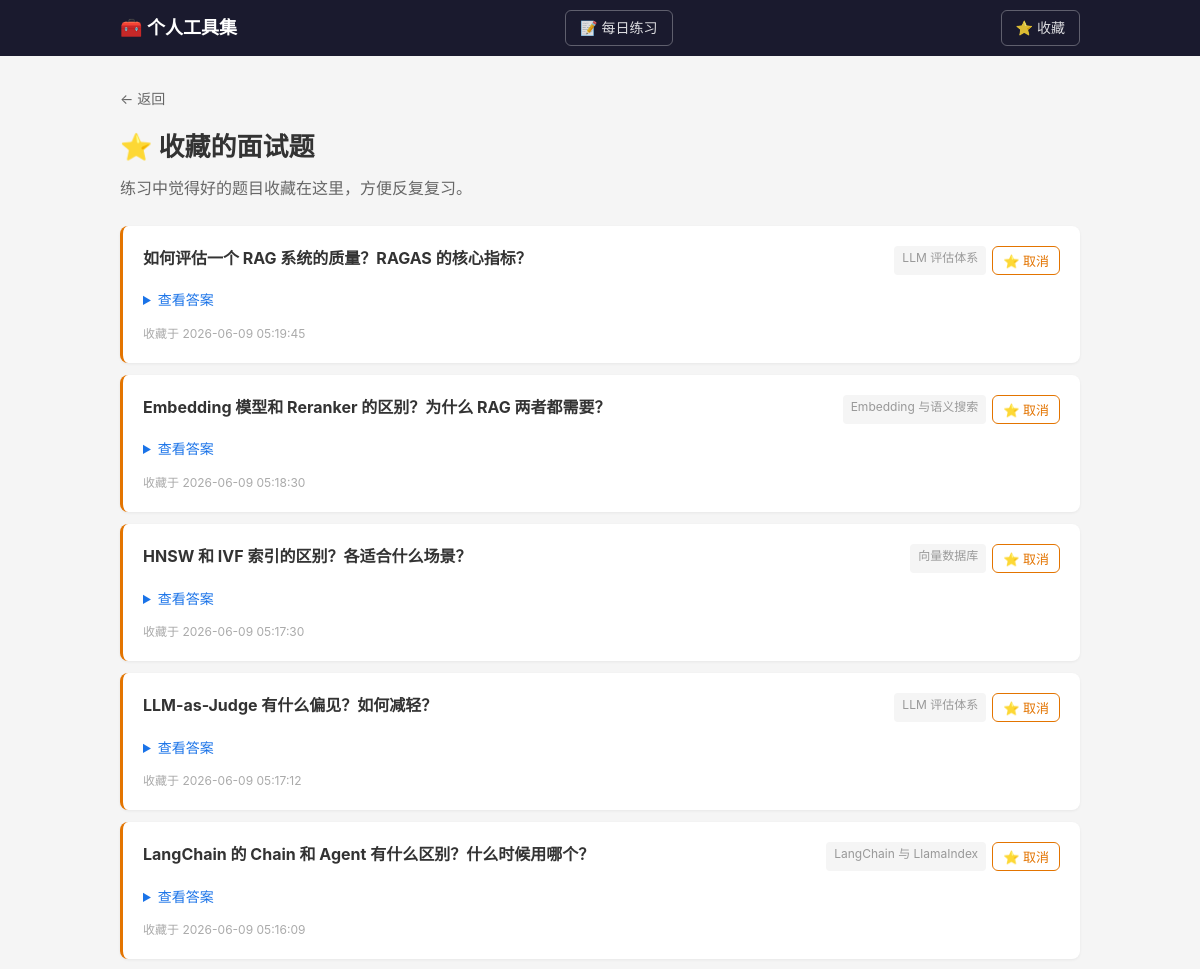
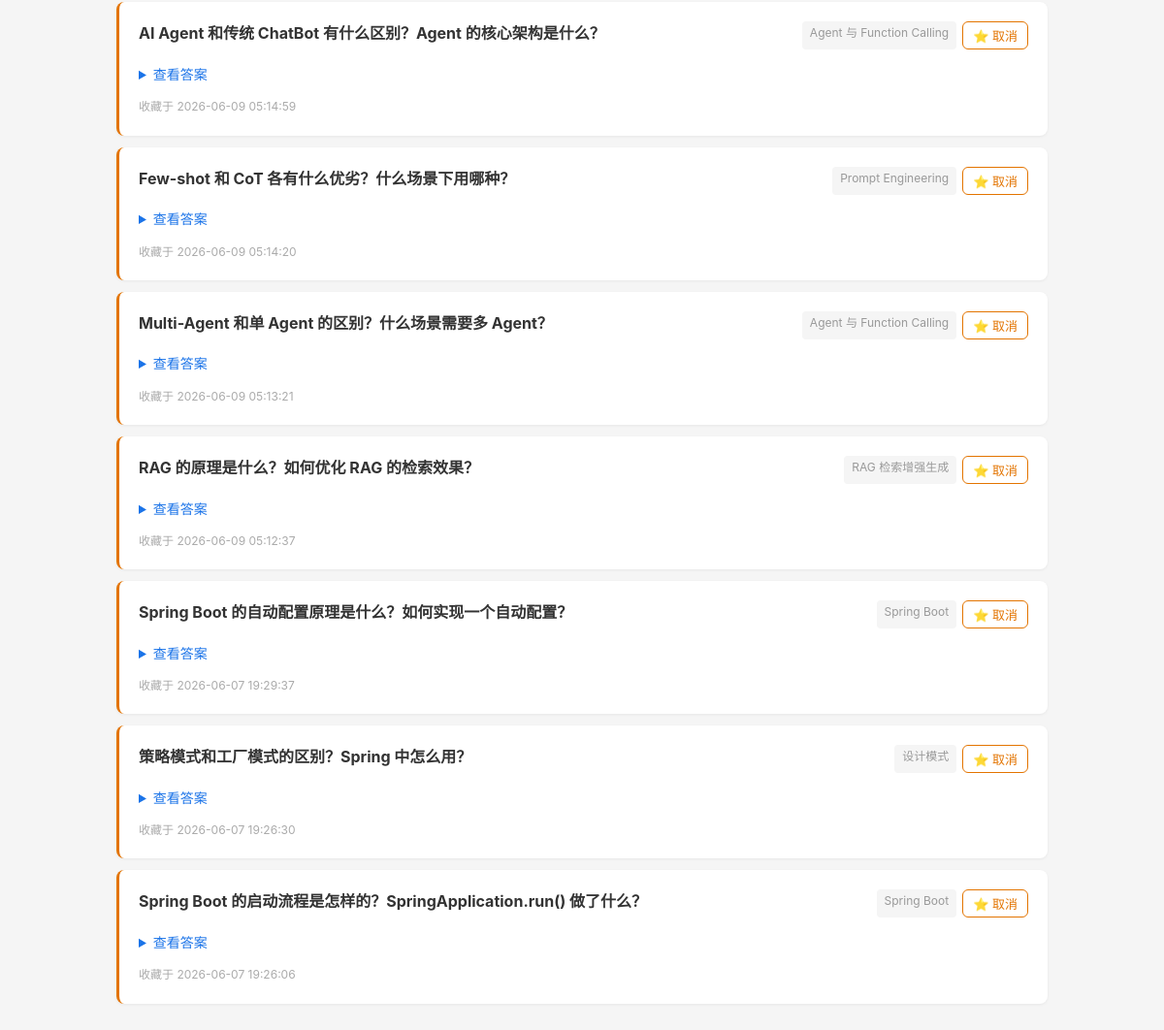
Page /skillset/favorites on the earlier database version (2 pictures, top to bottom).
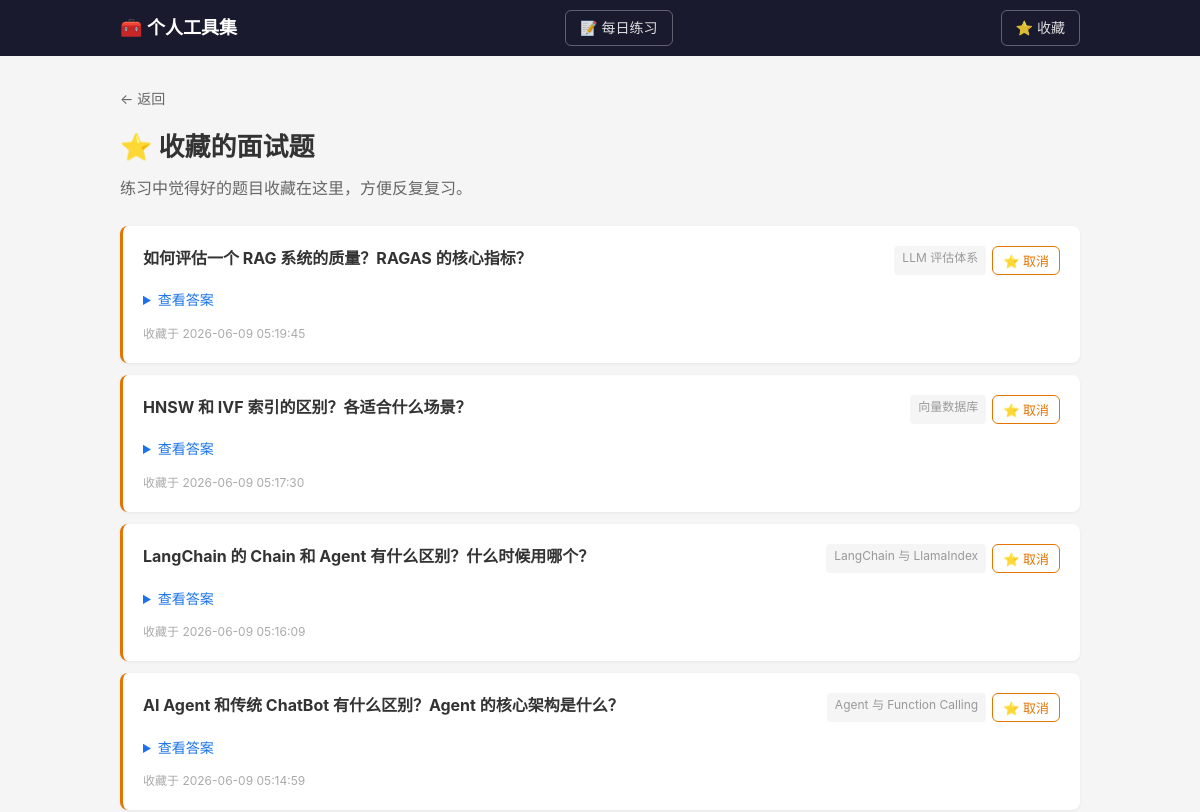
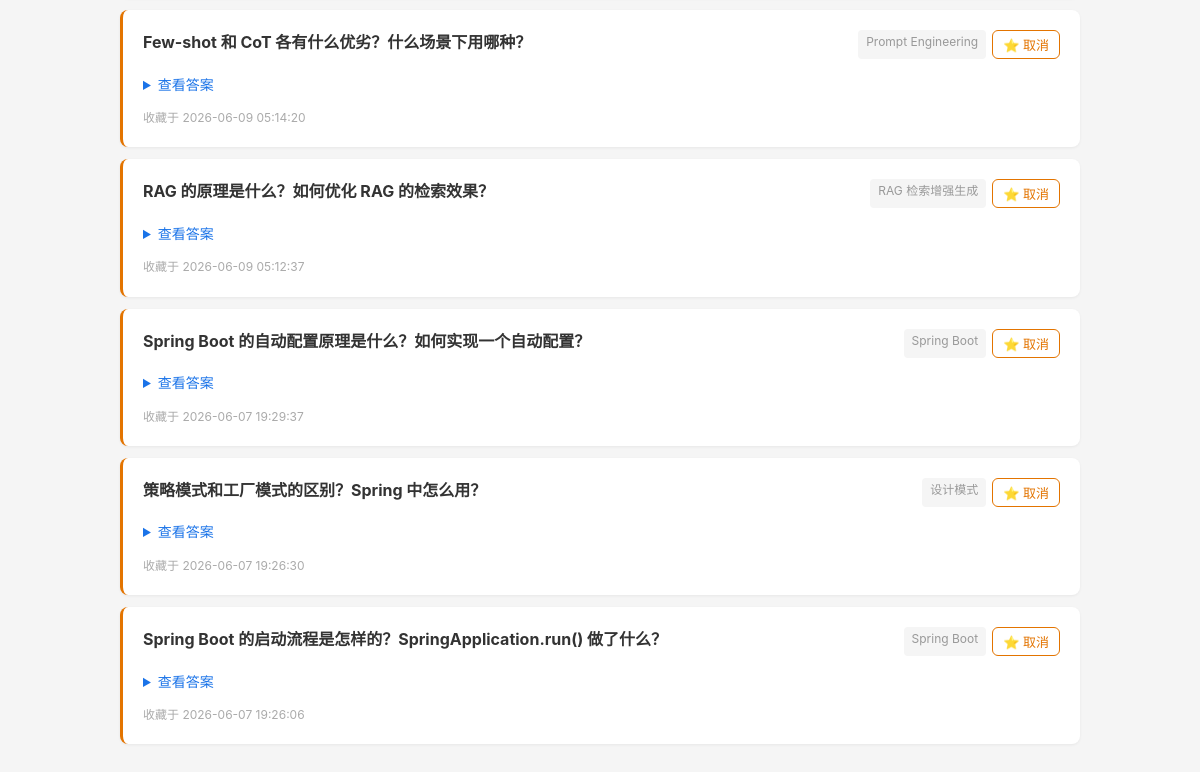
Same page on the later database version (2 pictures, top to bottom).
### tables this page shows
CREATE TABLE favorite (
            id INTEGER PRIMARY KEY AUTOINCREMENT,
            entry_id INTEGER NOT NULL UNIQUE,
            created_at TIMESTAMP DEFAULT CURRENT_TIMESTAMP,
            FOREIGN KEY (entry_id) REFERENCES entry(id) ON DELETE CASCADE
        );

CREATE TABLE entry (
            id INTEGER PRIMARY KEY AUTOINCREMENT,
            stack_id INTEGER NOT NULL,
            title TEXT NOT NULL,
            content TEXT DEFAULT '',
            tags TEXT DEFAULT '',
            entry_type TEXT DEFAULT 'note',
            created_at TIMESTAMP DEFAULT CURRENT_TIMESTAMP,
            updated_at TIMESTAMP DEFAULT CURRENT_TIMESTAMP,
            FOREIGN KEY (stack_id) REFERENCES stack(id) ON DELETE CASCADE
        );

CREATE TABLE stack (
            id INTEGER PRIMARY KEY AUTOINCREMENT,
            tool_id INTEGER NOT NULL,
            name TEXT NOT NULL,
            description TEXT DEFAULT '',
            sort_order INTEGER DEFAULT 0,
            is_deprecated INTEGER DEFAULT 0,
            created_at TIMESTAMP DEFAULT CURRENT_TIMESTAMP, group_name TEXT DEFAULT '',
            FOREIGN KEY (tool_id) REFERENCES tool(id) ON DELETE CASCADE,
            UNIQUE(tool_id, name)
        );

### tools/skillset/routes.py (the view)
@bp.route("/favorites")
def favorite_list():
    favorites = Favorite.get_all()
    return render_template("favorites.html", favorites=favorites)

### app.py (called while the page is built)
@app.template_filter("markdown")
def markdown_filter(text):
    return markdown.markdown(
        text,
        extensions=["fenced_code", "tables", "codehilite"],
    )

### db.py (called while the page is built)
def get_db():
    conn = sqlite3.connect(str(DB_PATH))
    conn.row_factory = sqlite3.Row
    conn.execute("PRAGMA foreign_keys = ON")
    return conn

### tools/skillset/models.py (called while the page is built)
    @staticmethod
    def get_all():
        db = get_db()
        return db.execute(
            'SELECT e.*, s.name as stack_name, f.created_at as fav_at '
            'FROM favorite f JOIN entry e ON f.entry_id = e.id '
            'JOIN stack s ON e.stack_id = s.id '
            'ORDER BY f.created_at DESC'
        ).fetchall()

### templates/skillset/favorites.html (shortened to what this page needs)
{% extends "base.html" %}
{% block content %}
<div class="container">
    <a href="javascript:history.back()" class="back-link">← 返回</a>
    <h1>⭐ 收藏的面试题</h1>
    <p class="desc">练习中觉得好的题目收藏在这里，方便反复复习。</p>
    {% if favorites %}
    <div class="entry-list">
        {% for e in favorites %}
        <div class="entry-item interview-item">
            <div class="entry-header">
                <h3>{{ e.title }}</h3>
                <div class="entry-actions">
                    <span class="fav-stack">{{ e.stack_name }}</span>
                    <form method="POST" action="{{ url_for('.favorite_toggle', entry_id=e.id) }}">
                        <button type="submit" class="btn btn-sm btn-fav-active">⭐ 取消</button>
                    </form>
                </div>
            </div>
            <details class="interview-answer">
                <summary>查看答案</summary>
            </details>
            <div class="entry-meta">收藏于 {{ e.fav_at }}</div>
        </div>
        {% endfor %}
    </div>
    {% else %}
    <p class="empty">还没有收藏的面试题。在答题练习或技术栈页面点击 ⭐ 即可收藏。</p>
    {% endif %}
</div>
{% endblock %}

### templates/base.html (shortened to what this page needs)
<!DOCTYPE html>
<html lang="zh-CN">
<head>
    <link rel="stylesheet" href="{{ url_for('static', filename='style.css') }}">
</head>
<body>
    <nav class="nav">
        <div class="nav-inner">
            <a href="/" class="nav-brand">🧰 个人工具集</a>
            <a href="/skillset/practice" class="nav-practice">📝 每日练习</a>
            <a href="/skillset/favorites" class="nav-practice">⭐ 收藏</a>
        </div>
    </nav>
    <main class="main">
        {% block content %}{% endblock %}
    </main>
</body>
</html>

### static/style.css (style rules this page uses)
* { margin: 0; padding: 0; box-sizing: border-box; }
body { font-family: -apple-system, BlinkMacSystemFont, "Segoe UI", Roboto, sans-serif; background: #f5f5f5; color: #333; line-height: 1.6; }
.nav { background: #1a1a2e; color: #fff; padding: 0 20px; }
.nav-inner { max-width: 960px; margin: 0 auto; display: flex; align-items: center; height: 56px; }
.nav-brand { font-size: 18px; font-weight: 600; color: #fff; text-decoration: none; }
.nav-practice { font-size: 14px; color: rgba(255,255,255,.85); text-decoration: none; margin-left: auto; padding: 6px 14px; border: 1px solid rgba(255,255,255,.3); border-radius: 6px; transition: background .2s; }
.main { min-height: calc(100vh - 56px); padding: 30px 20px; }
.container { max-width: 960px; margin: 0 auto; }
h1 { font-size: 26px; margin-bottom: 8px; }
.desc { color: #666; margin-bottom: 24px; }
.back-link { display: inline-block; color: #666; text-decoration: none; margin-bottom: 16px; font-size: 14px; }
.entry-list { display: flex; flex-direction: column; gap: 12px; }
.entry-item { background: #fff; border-radius: 8px; padding: 20px; box-shadow: 0 1px 3px rgba(0,0,0,.06); }
.entry-header { display: flex; justify-content: space-between; align-items: flex-start; }
.entry-header h3 { font-size: 16px; margin-bottom: 4px; }
.entry-actions { display: flex; gap: 6px; flex-shrink: 0; }
.entry-meta { color: #aaa; font-size: 12px; margin-top: 8px; }
.btn { display: inline-block; padding: 8px 16px; border-radius: 6px; border: 1px solid #ddd; background: #fff; cursor: pointer; font-size: 14px; text-decoration: none; color: #333; }
.btn-sm { padding: 4px 10px; font-size: 13px; }
.interview-item { border-left: 3px solid #e37400; }
.interview-answer { margin-top: 10px; }
.interview-answer summary { cursor: pointer; color: #1a73e8; font-size: 14px; font-weight: 500; padding: 4px 0; }

### templates/skillset/favorites.html (style rules this page uses)
.fav-stack { font-size: 12px; color: #999; background: #f5f5f5; padding: 2px 8px; border-radius: 4px; }
.btn-fav-active { color: #e37400; border-color: #e37400; }

Differences in the rows shown:
removed favorite: title "Embedding 模型和 Reranker 的区别？为什么 RAG 两者都需要？", stack_name "Embedding 与语义搜索", fav_at "2026-06-09 05:18:30"
removed favorite: title "LLM-as-Judge 有什么偏见？如何减轻？", stack_name "LLM 评估体系", fav_at "2026-06-09 05:17:12"
removed favorite: title "Multi-Agent 和单 Agent 的区别？什么场景需要多 Agent？", stack_name "Agent 与 Function Calling", fav_at "2026-06-09 05:13:21"
